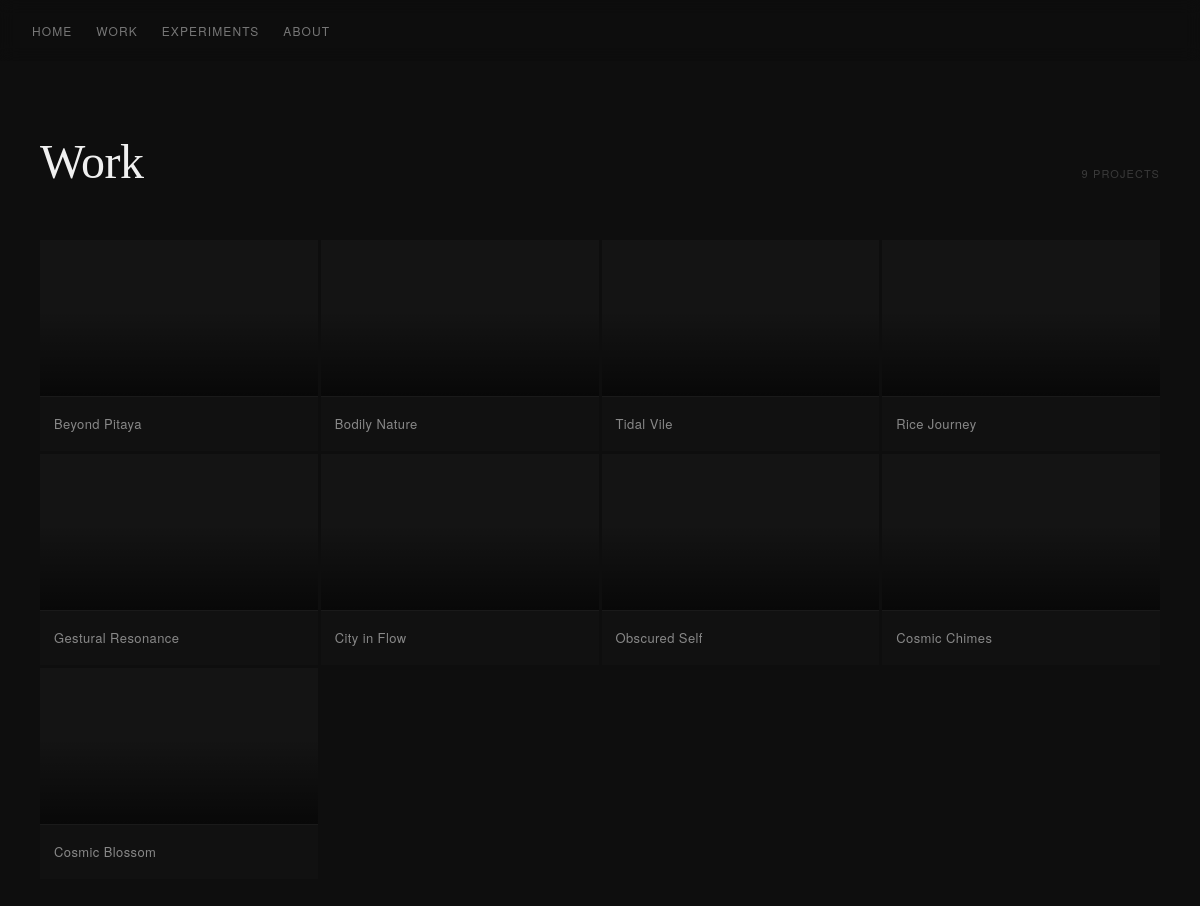
/projects.php, run on an earlier commit of the app's database.
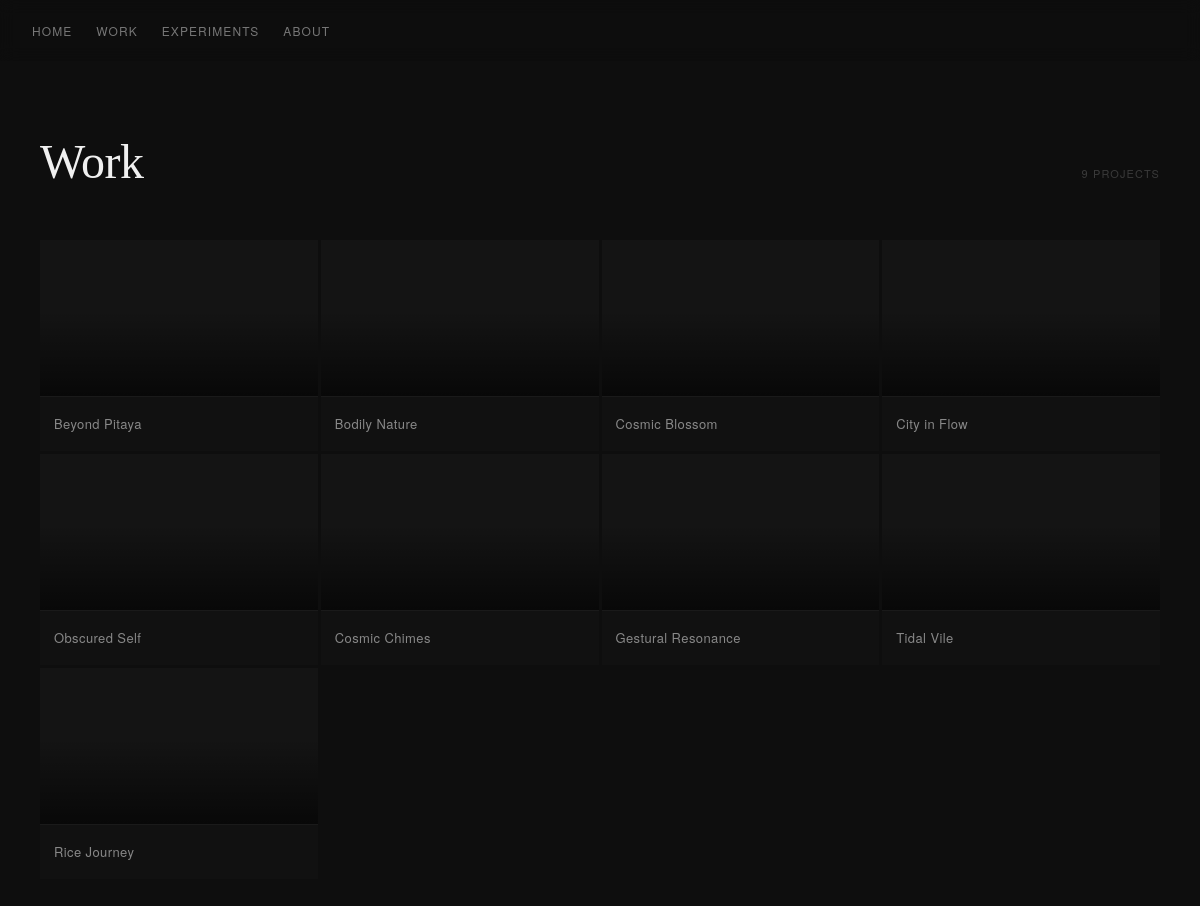
And on a later commit of the database.
### tables this page shows
CREATE TABLE projects (
    id INTEGER PRIMARY KEY AUTOINCREMENT,
    title TEXT,
    slug TEXT,
    immersion TEXT,
    context TEXT,
    system_text TEXT,
    interaction_text TEXT,
    material TEXT,
    reflection TEXT
, year TEXT, category TEXT, cover_image TEXT, video_url TEXT, is_published INTEGER DEFAULT 1, created_at TEXT, updated_at TEXT, edit_count INTEGER DEFAULT 0, sort_order INTEGER DEFAULT 0);

### public/projects.php (the view, shortened to what this page needs)
<?php
require_once __DIR__ . '/../src/functions.php';
$projects = get_all_projects();
render_header('Work');
?>
<div class="work-wrap">
  <div class="work-page-header">
    <h1>Work</h1>
    <span class="work-count"><?= count($projects) ?> projects</span>
  </div>
  <div class="work-grid">
    <?php foreach ($projects as $i => $p):
        $featured = ($i === 0) ? ' work-card--featured' : '';
    ?>
    <a href="/p/<?= htmlspecialchars($p['slug']) ?>" class="work-card<?= $featured ?>">
      <div class="work-card-image">
        <div class="work-card-overlay"></div>
      </div>
      <div class="work-card-meta">
        <span class="work-card-title"><?= htmlspecialchars($p['title']) ?></span>
      </div>
    </a>
    <?php endforeach; ?>
  </div>
</div>
<?php render_footer(); ?>

### src/functions.php (shortened to what this page needs)
<?php
function get_all_projects() {
    $db = get_db();
    $stmt = $db->query("SELECT * FROM projects WHERE is_published = 1 ORDER BY sort_order DESC");
    return $stmt->fetchAll(PDO::FETCH_ASSOC);
}
function render_header($title = '') {
    ?>
    <!doctype html>
    <html lang="en">
    <head>
        <link rel="stylesheet" href="/css/style.css">
    </head>
    <body>
        <nav>
            <div class="nav-links">
                <a href="/">Home</a>
                <a href="/work">Work</a>
                <a href="/experiments">Experiments</a>
                <a href="/about">About</a>
            </div>
        </nav>
    <?php
}
function render_footer() {
    ?>
    </body>
    </html>
    <?php
}

### public/css/style.css (style rules this page uses)
*, *::before, *::after { box-sizing: border-box; margin: 0; padding: 0; }
html { background: #0e0e0e; }
body { background: #0e0e0e; color: #d4d4d4; font-family: 'Georgia', serif; font-size: 17px; line-height: 1.75; -webkit-text-size-adjust: 100%; padding-top: 64px; animation: page-enter 0.3s ease-out both; }
nav { padding: 20px 32px; position: fixed; top: 0; left: 0; right: 0; z-index: 100; background: rgba(14, 14, 14, 0.85); backdrop-filter: blur(8px); -webkit-backdrop-filter: blur(8px); }
.nav-links { display: flex; flex-wrap: wrap; gap: 6px 24px; align-items: center; }
.nav-links a { font-family: 'Helvetica Neue', sans-serif; font-size: 12px; letter-spacing: 0.09em; text-transform: uppercase; color: #777; text-decoration: none; transition: color 0.2s; white-space: nowrap; }
.work-wrap { padding-bottom: 120px; }
.work-page-header { display: flex; align-items: baseline; justify-content: space-between; padding: 56px 40px 36px; }
.work-page-header h1 { font-size: clamp(1.8rem, 4vw, 3rem); font-weight: 400; color: #f0f0f0; letter-spacing: -0.01em; }
.work-count { font-family: 'Helvetica Neue', sans-serif; font-size: 11px; letter-spacing: 0.1em; text-transform: uppercase; color: #3a3a3a; }
.work-grid { display: grid; grid-template-columns: repeat(4, 1fr); gap: 3px; padding: 0 40px; }
.work-card { display: block; text-decoration: none; background: #111; overflow: hidden; }
.work-card-image { position: relative; width: 100%; aspect-ratio: 16 / 9; overflow: hidden; background: #141414; }
.work-card-overlay { position: absolute; inset: 0; background: linear-gradient(to top, rgba(0,0,0,0.6) 0%, transparent 55%); pointer-events: none; }
.work-card-meta { padding: 12px 14px; border-top: 1px solid #1a1a1a; transition: background 0.2s; }
.work-card-title { font-family: 'Helvetica Neue', sans-serif; font-size: 13px; color: #888; letter-spacing: 0.03em; transition: color 0.2s; white-space: nowrap; overflow: hidden; text-overflow: ellipsis; }

What changed in the data, as far as the page shows it:
changed projects "Cosmic Blossom": moves up the list
changed projects "Gestural Resonance": moves down the list
changed projects "Tidal Vile": moves down the list
changed projects "Rice Journey": moves down the list
